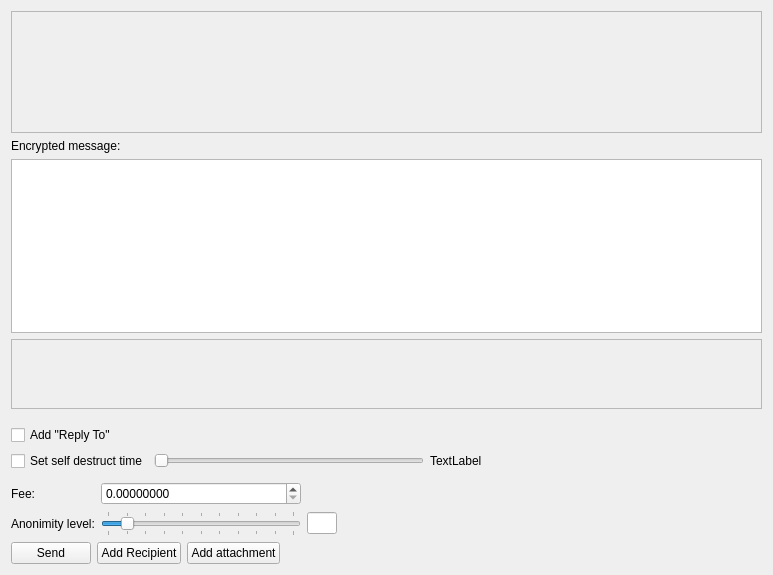
<?xml version="1.0" encoding="UTF-8"?>
<ui version="4.0">
 <class>SendMessageFrame</class>
 <widget class="QFrame" name="SendMessageFrame">
  <property name="geometry">
   <rect>
    <x>0</x>
    <y>0</y>
    <width>773</width>
    <height>575</height>
   </rect>
  </property>
  <property name="windowTitle">
   <string>Frame</string>
  </property>
  <property name="frameShape">
   <enum>QFrame::NoFrame</enum>
  </property>
  <property name="frameShadow">
   <enum>QFrame::Raised</enum>
  </property>
  <layout class="QVBoxLayout" name="verticalLayout">
   <item>
    <widget class="QScrollArea" name="m_messageAddressScrollArea">
     <property name="frameShape">
      <enum>QFrame::StyledPanel</enum>
     </property>
     <property name="widgetResizable">
      <bool>true</bool>
     </property>
     <widget class="QWidget" name="scrollAreaWidgetContents">
      <property name="geometry">
       <rect>
        <x>0</x>
        <y>0</y>
        <width>753</width>
        <height>108</height>
       </rect>
      </property>
      <layout class="QVBoxLayout" name="m_addressesLayout">
       <property name="spacing">
        <number>0</number>
       </property>
       <property name="leftMargin">
        <number>0</number>
       </property>
       <property name="topMargin">
        <number>0</number>
       </property>
       <property name="rightMargin">
        <number>0</number>
       </property>
       <property name="bottomMargin">
        <number>0</number>
       </property>
       <item>
        <spacer name="verticalSpacer_2">
         <property name="orientation">
          <enum>Qt::Vertical</enum>
         </property>
         <property name="sizeHint" stdset="0">
          <size>
           <width>20</width>
           <height>139</height>
          </size>
         </property>
        </spacer>
       </item>
      </layout>
     </widget>
    </widget>
   </item>
   <item>
    <widget class="QLabel" name="label_3">
     <property name="text">
      <string>Encrypted message:</string>
     </property>
    </widget>
   </item>
   <item>
    <widget class="QTextEdit" name="m_messageTextEdit">
     <property name="html">
      <string notr="true">&lt;!DOCTYPE HTML PUBLIC &quot;-//W3C//DTD HTML 4.0//EN&quot; &quot;http://www.w3.org/TR/REC-html40/strict.dtd&quot;&gt;
&lt;html&gt;&lt;head&gt;&lt;meta name=&quot;qrichtext&quot; content=&quot;1&quot; /&gt;&lt;style type=&quot;text/css&quot;&gt;
p, li { white-space: pre-wrap; }
&lt;/style&gt;&lt;/head&gt;&lt;body style=&quot; font-family:'Noto Sans'; font-size:9pt; font-weight:400; font-style:normal;&quot;&gt;
&lt;p style=&quot;-qt-paragraph-type:empty; margin-top:0px; margin-bottom:0px; margin-left:0px; margin-right:0px; -qt-block-indent:0; text-indent:0px; font-family:'.Helvetica Neue DeskInterface'; font-size:13pt;&quot;&gt;&lt;br /&gt;&lt;/p&gt;&lt;/body&gt;&lt;/html&gt;</string>
     </property>
    </widget>
   </item>
   <item>
    <widget class="QScrollArea" name="m_messageAttachmentScrollArea">
     <property name="widgetResizable">
      <bool>true</bool>
     </property>
     <widget class="QWidget" name="m_attachmentScrollAreaContent">
      <property name="geometry">
       <rect>
        <x>0</x>
        <y>0</y>
        <width>753</width>
        <height>68</height>
       </rect>
      </property>
      <layout class="QVBoxLayout" name="m_attachmentsLayout">
       <property name="spacing">
        <number>0</number>
       </property>
       <property name="leftMargin">
        <number>0</number>
       </property>
       <property name="topMargin">
        <number>0</number>
       </property>
       <property name="rightMargin">
        <number>0</number>
       </property>
       <property name="bottomMargin">
        <number>0</number>
       </property>
      </layout>
     </widget>
    </widget>
   </item>
   <item>
    <spacer name="verticalSpacer">
     <property name="orientation">
      <enum>Qt::Vertical</enum>
     </property>
     <property name="sizeType">
      <enum>QSizePolicy::Fixed</enum>
     </property>
     <property name="sizeHint" stdset="0">
      <size>
       <width>20</width>
       <height>10</height>
      </size>
     </property>
    </spacer>
   </item>
   <item>
    <layout class="QHBoxLayout" name="horizontalLayout_3">
     <property name="topMargin">
      <number>0</number>
     </property>
     <item>
      <widget class="QCheckBox" name="m_addReplyToCheck">
       <property name="text">
        <string>Add &quot;Reply To&quot;</string>
       </property>
      </widget>
     </item>
    </layout>
   </item>
   <item>
    <layout class="QHBoxLayout" name="horizontalLayout_2">
     <property name="rightMargin">
      <number>10</number>
     </property>
     <item>
      <widget class="QCheckBox" name="m_ttlCheck">
       <property name="toolTip">
        <string>Do not include message in blockchain</string>
       </property>
       <property name="text">
        <string>Set self destruct time</string>
       </property>
      </widget>
     </item>
     <item>
      <widget class="QSlider" name="m_ttlSlider">
       <property name="singleStep">
        <number>300</number>
       </property>
       <property name="orientation">
        <enum>Qt::Horizontal</enum>
       </property>
       <property name="tickInterval">
        <number>1</number>
       </property>
      </widget>
     </item>
     <item>
      <widget class="QLabel" name="m_ttlLabel">
       <property name="text">
        <string>TextLabel</string>
       </property>
      </widget>
     </item>
     <item>
      <spacer name="horizontalSpacer_3">
       <property name="orientation">
        <enum>Qt::Horizontal</enum>
       </property>
       <property name="sizeHint" stdset="0">
        <size>
         <width>40</width>
         <height>20</height>
        </size>
       </property>
      </spacer>
     </item>
    </layout>
   </item>
   <item>
    <layout class="QGridLayout" name="gridLayout">
     <property name="topMargin">
      <number>5</number>
     </property>
     <item row="1" column="2">
      <widget class="QLineEdit" name="m_mixinEdit">
       <property name="maximumSize">
        <size>
         <width>30</width>
         <height>16777215</height>
        </size>
       </property>
       <property name="text">
        <string notr="true"/>
       </property>
       <property name="maxLength">
        <number>5</number>
       </property>
       <property name="alignment">
        <set>Qt::AlignCenter</set>
       </property>
       <property name="readOnly">
        <bool>true</bool>
       </property>
      </widget>
     </item>
     <item row="0" column="1">
      <widget class="QDoubleSpinBox" name="m_feeSpin">
       <property name="decimals">
        <number>8</number>
       </property>
       <property name="minimum">
        <double>0.000000000000000</double>
       </property>
       <property name="maximum">
        <double>1000000000000000000.000000000000000</double>
       </property>
       <property name="singleStep">
        <double>0.010000000000000</double>
       </property>
       <property name="value">
        <double>0.000000000000000</double>
       </property>
      </widget>
     </item>
     <item row="1" column="0">
      <widget class="QLabel" name="label_2">
       <property name="text">
        <string>Anonimity level:</string>
       </property>
      </widget>
     </item>
     <item row="1" column="1">
      <widget class="QSlider" name="m_mixinSlider">
       <property name="maximumSize">
        <size>
         <width>200</width>
         <height>16777215</height>
        </size>
       </property>
       <property name="maximum">
        <number>10</number>
       </property>
       <property name="pageStep">
        <number>1</number>
       </property>
       <property name="value">
        <number>1</number>
       </property>
       <property name="tracking">
        <bool>false</bool>
       </property>
       <property name="orientation">
        <enum>Qt::Horizontal</enum>
       </property>
       <property name="tickPosition">
        <enum>QSlider::TicksBothSides</enum>
       </property>
       <property name="tickInterval">
        <number>1</number>
       </property>
      </widget>
     </item>
     <item row="1" column="3">
      <spacer name="horizontalSpacer">
       <property name="orientation">
        <enum>Qt::Horizontal</enum>
       </property>
       <property name="sizeType">
        <enum>QSizePolicy::Expanding</enum>
       </property>
       <property name="sizeHint" stdset="0">
        <size>
         <width>298</width>
         <height>20</height>
        </size>
       </property>
      </spacer>
     </item>
     <item row="0" column="0">
      <widget class="QLabel" name="label_4">
       <property name="text">
        <string>Fee:</string>
       </property>
      </widget>
     </item>
    </layout>
   </item>
   <item>
    <layout class="QHBoxLayout" name="horizontalLayout">
     <item>
      <widget class="QPushButton" name="m_sendButton">
       <property name="text">
        <string>Send</string>
       </property>
       <property name="icon">
        <iconset resource="../../resources.qrc">
         <normaloff>:/icons/send</normaloff>:/icons/send</iconset>
       </property>
      </widget>
     </item>
     <item>
      <widget class="QPushButton" name="m_addRecipientButton">
       <property name="text">
        <string>Add Recipient</string>
       </property>
       <property name="icon">
        <iconset resource="../../resources.qrc">
         <normaloff>:/icons/add</normaloff>:/icons/add</iconset>
       </property>
      </widget>
     </item>
     <item>
      <widget class="QPushButton" name="m_addAttachmentButton">
       <property name="text">
        <string>Add attachment</string>
       </property>
       <property name="icon">
        <iconset resource="../../resources.qrc">
         <normaloff>:/icons/add</normaloff>:/icons/add</iconset>
       </property>
      </widget>
     </item>
     <item>
      <spacer name="horizontalSpacer_2">
       <property name="orientation">
        <enum>Qt::Horizontal</enum>
       </property>
       <property name="sizeHint" stdset="0">
        <size>
         <width>40</width>
         <height>20</height>
        </size>
       </property>
      </spacer>
     </item>
     <item>
      <widget class="QLabel" name="m_tickerLabel">
       <property name="text">
        <string notr="true"/>
       </property>
      </widget>
     </item>
    </layout>
   </item>
  </layout>
 </widget>
 <resources>
  <include location="../../resources.qrc"/>
 </resources>
 <connections>
  <connection>
   <sender>m_sendButton</sender>
   <signal>clicked()</signal>
   <receiver>SendMessageFrame</receiver>
   <slot>sendClicked()</slot>
   <hints>
    <hint type="sourcelabel">
     <x>68</x>
     <y>564</y>
    </hint>
    <hint type="destinationlabel">
     <x>386</x>
     <y>287</y>
    </hint>
   </hints>
  </connection>
  <connection>
   <sender>m_mixinSlider</sender>
   <signal>valueChanged(int)</signal>
   <receiver>SendMessageFrame</receiver>
   <slot>mixinValueChanged(int)</slot>
   <hints>
    <hint type="sourcelabel">
     <x>305</x>
     <y>531</y>
    </hint>
    <hint type="destinationlabel">
     <x>386</x>
     <y>287</y>
    </hint>
   </hints>
  </connection>
  <connection>
   <sender>m_messageTextEdit</sender>
   <signal>textChanged()</signal>
   <receiver>SendMessageFrame</receiver>
   <slot>messageTextChanged()</slot>
   <hints>
    <hint type="sourcelabel">
     <x>386</x>
     <y>227</y>
    </hint>
    <hint type="destinationlabel">
     <x>386</x>
     <y>287</y>
    </hint>
   </hints>
  </connection>
  <connection>
   <sender>m_addRecipientButton</sender>
   <signal>clicked()</signal>
   <receiver>SendMessageFrame</receiver>
   <slot>addRecipientClicked()</slot>
   <hints>
    <hint type="sourcelabel">
     <x>179</x>
     <y>546</y>
    </hint>
    <hint type="destinationlabel">
     <x>386</x>
     <y>287</y>
    </hint>
   </hints>
  </connection>
  <connection>
   <sender>m_ttlSlider</sender>
   <signal>valueChanged(int)</signal>
   <receiver>SendMessageFrame</receiver>
   <slot>ttlValueChanged(int)</slot>
   <hints>
    <hint type="sourcelabel">
     <x>423</x>
     <y>458</y>
    </hint>
    <hint type="destinationlabel">
     <x>386</x>
     <y>287</y>
    </hint>
   </hints>
  </connection>
  <connection>
   <sender>m_ttlCheck</sender>
   <signal>toggled(bool)</signal>
   <receiver>m_ttlSlider</receiver>
   <slot>setVisible(bool)</slot>
   <hints>
    <hint type="sourcelabel">
     <x>99</x>
     <y>462</y>
    </hint>
    <hint type="destinationlabel">
     <x>423</x>
     <y>458</y>
    </hint>
   </hints>
  </connection>
  <connection>
   <sender>m_ttlCheck</sender>
   <signal>toggled(bool)</signal>
   <receiver>m_ttlLabel</receiver>
   <slot>setVisible(bool)</slot>
   <hints>
    <hint type="sourcelabel">
     <x>99</x>
     <y>462</y>
    </hint>
    <hint type="destinationlabel">
     <x>483</x>
     <y>462</y>
    </hint>
   </hints>
  </connection>
  <connection>
   <sender>m_ttlCheck</sender>
   <signal>stateChanged(int)</signal>
   <receiver>SendMessageFrame</receiver>
   <slot>ttlCheckStateChanged(int)</slot>
   <hints>
    <hint type="sourcelabel">
     <x>99</x>
     <y>462</y>
    </hint>
    <hint type="destinationlabel">
     <x>386</x>
     <y>287</y>
    </hint>
   </hints>
  </connection>
  <connection>
   <sender>m_addAttachmentButton</sender>
   <signal>clicked()</signal>
   <receiver>SendMessageFrame</receiver>
   <slot>addAttachmentClicked()</slot>
   <hints>
    <hint type="sourcelabel">
     <x>702</x>
     <y>372</y>
    </hint>
    <hint type="destinationlabel">
     <x>386</x>
     <y>287</y>
    </hint>
   </hints>
  </connection>
 </connections>
 <slots>
  <slot>addressBookClicked()</slot>
  <slot>pasteClicked()</slot>
  <slot>sendClicked()</slot>
  <slot>mixinValueChanged(int)</slot>
  <slot>addressEdited(QString)</slot>
  <slot>messageTextChanged()</slot>
  <slot>addRecipientClicked()</slot>
  <slot>ttlCheckStateChanged(int)</slot>
  <slot>ttlValueChanged(int)</slot>
  <slot>addAttachmentClicked()</slot>
 </slots>
</ui>
